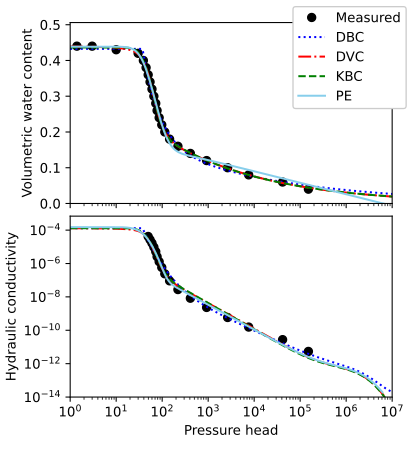

Recreate this plot in Python.
#!/usr/bin/env python3
import numpy as np
import pandas as pd
import unsatfit

# Read data from csv file
ht = pd.read_csv('swrc.csv')
h_t = np.array(ht['h'])
theta = np.array(ht['theta'])
hk = pd.read_csv('hcc.csv')
h_k = np.array(hk['h'])
k = np.array(hk['K'])
# Set parameters for isothermal vapor hydraulic conductivity
f = unsatfit.Fit()
f.temperature = 20  # temperature in degree Celcius
f.convert_h = 0.01  # convert pressure head to m H2O
f.convert_theta = 1  # convert water content to volumetric fraction
f.convert_k = 0.01  # convert hydraulic conductivity to m/s
# DBC model
# Get optimized WRF parameters
f.swrc = (h_t, theta)
f.unsat = (h_k, k)
qs, qr, hb, hc, l1, l2 = wrf = f.get_wrf_bc2()
w1 = 1/(1+(hc/hb)**(l2-l1))
# Set HCF model
model = 'DBC'
f.set_model(model, const=[wrf, 'r=1'], k_vapor=True) # adding vapor component
# Show model description to optimize HCF function
print(f.model_description)
print('Therefore w1 = {0:.3f}'.format(w1))
# Set initial parameters
ini_p = (1, 2, 4, 6)  # Initial values of p
ini_q = (0.5, 1, 2)  # Initial values of q
f.ini = ((max(k),), ini_p, ini_q)
# Set bound of parameters
f.b_p = (0.3, 10)  # Minimum and maximum of p
f.b_q = (0.1, 2.5)  # Minimum and maximum of q
# Set bound of Ks
max_k = max(k) * 2
if min(h_k) > 1:
    max_k = max_k * (min(h_k)) ** 2
f.b_ks = (max(k) * 0.95, max_k)
# Optimize
f.optimize()
if not f.success:
    print(f.message)  # Show error message
    exit(1)
# Show optimized HCF parameters and R2
print('Hydraulic conductivity parameters and R2')
print(f.message)
# Set figure options
f.max_x = 10**7
f.min_y2 = 10**(-14)
f.label_head = 'Pressure head'
f.label_theta = 'Volumetric water content'
f.label_k = 'Hydraulic conductivity'
f.legend_loc = 'upper right'  # Location of the legend
f.data_legend = 'Measured'
# Order of line color and style (cyclic)
f.color = ['blue', 'red', 'green', 'skyblue']
f.style = ['dotted', 'dashdot', 'dashed', 'solid']
# Add curve
f.line_legend = model
f.add_curve()

# DVC model
# Get optimized WRF parameters
qs, qr, w1, a1, m1, m2, q = wrf = f.get_wrf_vg2ch()
n1 = q/(1-m1)  # n1 is calculated from optimized m1
n2 = q/(1-m2)
# Set HCF model
model = 'DVC'
f.set_model(model, const=[wrf], k_vapor=True)
# Set modified model when sigma1 > 2
if min(n1, n2) < 1.1:
    model = 'M' + MODEL
    hb = 2  # hb value of the modified model
    f.modified_model(hb)  # Change to modified model
# Show model description to optimize HCF function
print(f.model_description)
print('Therefore n1 = {0:.3f} n2 = {1:.3f}'.format(n1, n2))
# Set initial parameters
ini_r = (0.5, 1, 2)  # Initial values of r
f.ini = ((max(k),), ini_p, ini_r)
# Optimize
f.optimize()
if not f.success:
    print(f.message)  # Show error message
    exit(1)
# Show optimized HCF parameters and R2
print('Hydraulic conductivity parameters and R2')
print(f.message)
# Add curve
f.line_legend = model
f.add_curve()

# KBC model
# Get optimized WRF parameters
qs, qr, w1, hm, s1, l2 = wrf = f.get_wrf_kobcch()
# Set HCF model
model = 'KBC'
f.set_model(model, const=[wrf, 'r=1'], k_vapor=True)
# Set modified model when sigma1 > 2
if s1 > 2:
    model = 'M' + MODEL
    hb = 2  # hb value of the modified model
    f.modified_model(hb)  # Change to modified model
# Show model description to optimize HCF function
print(f.model_description)
# Set initial parameters
f.ini = ((max(k),), ini_p, ini_q)
# Optimize
f.optimize()
if not f.success:
    print(f.message)  # Show error message
    exit(1)
# Show optimized HCF parameters and R2
print('Hydraulic conductivity parameters and R2')
print(f.message)
# Add curve
f.line_legend = model
f.add_curve()

# Peters model
# Get optimized WRF parameters
he = 6.3e6  # Constant value of h_0
qs, qr, w1, hm, sigma1, he = wrf = f.get_wrf_pk(he)
# Set HCF model
model = 'PE'
f.set_model(model, const=[wrf], k_vapor=True)
# Set modified model when sigma1 > 2
if sigma1 > 2:
    model = 'M' + MODEL
    hb = 2  # hb value of the modified model
    f.modified_model(hb)  # Change to modified model
# Show model description to optimize HCF function
print(f.model_description)
# Set initial and bound
ini_a = (1.5,)  # Initial value of a (positive)
ini_omega = (1e-5, 1e-3)  # Initial values of omeaga
f.ini = ((max(k),), ini_p, ini_a, ini_omega)
f.b_a = (0.5, 3.5)  # Minimum and maximum of a (positive)
# Optimize
f.optimize()
if not f.success:
    print(f.message)  # Show error message
    exit(1)
# Show optimized HCF parameters and R2
print('Hydraulic conductivity parameters and R2')
print(f.message)
# Draw figure
f.line_legend = model
# Save figure
f.save_fig = True
# PDF file can be produced by changing from '.svg' to '.pdf'
f.filename = 'multi-v.svg'
f.plot()
